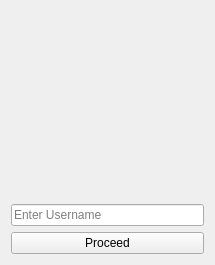
<?xml version="1.0" encoding="UTF-8"?>
<ui version="4.0">
 <class>Login</class>
 <widget class="QWidget" name="Login">
  <property name="geometry">
   <rect>
    <x>0</x>
    <y>0</y>
    <width>215</width>
    <height>265</height>
   </rect>
  </property>
  <property name="sizePolicy">
   <sizepolicy hsizetype="Fixed" vsizetype="Fixed">
    <horstretch>0</horstretch>
    <verstretch>0</verstretch>
   </sizepolicy>
  </property>
  <property name="cursor">
   <cursorShape>ArrowCursor</cursorShape>
  </property>
  <property name="windowTitle">
   <string>login</string>
  </property>
  <layout class="QVBoxLayout" name="verticalLayout">
   <item>
    <widget class="QLabel" name="user_icon">
     <property name="text">
      <string/>
     </property>
     <property name="pixmap">
      <pixmap>icons/user_big.png</pixmap>
     </property>
     <property name="alignment">
      <set>Qt::AlignCenter</set>
     </property>
    </widget>
   </item>
   <item>
    <widget class="QLineEdit" name="username">
     <property name="placeholderText">
      <string>Enter Username</string>
     </property>
    </widget>
   </item>
   <item>
    <widget class="QPushButton" name="proceed_btn">
     <property name="styleSheet">
      <string notr="true"/>
     </property>
     <property name="text">
      <string>Proceed</string>
     </property>
     <property name="icon">
      <iconset>
       <normaloff>icons/proceed.png</normaloff>icons/proceed.png</iconset>
     </property>
     <property name="iconSize">
      <size>
       <width>20</width>
       <height>20</height>
      </size>
     </property>
    </widget>
   </item>
  </layout>
 </widget>
 <resources/>
 <connections/>
</ui>
